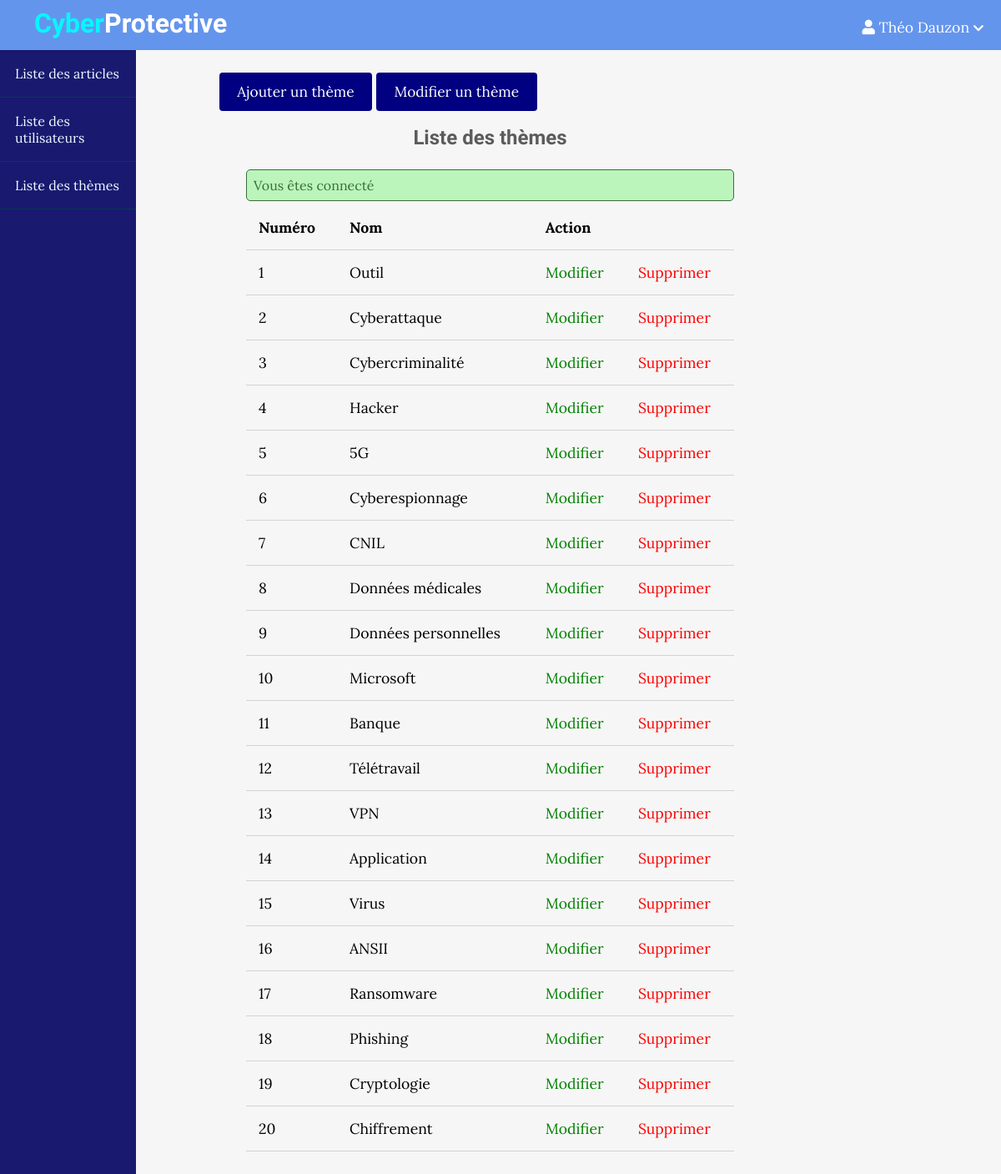
The app's page /admin/topics/index.php (signed in) with its own data.
### tables this page shows
CREATE TABLE IF NOT EXISTS `topics` (
  `id` int(11) NOT NULL AUTO_INCREMENT,
  `name` varchar(100) NOT NULL,
  `description` text NOT NULL,
  PRIMARY KEY (`id`),
  UNIQUE KEY `name` (`name`)
);

### app/controllers/topics.php (called while the page is built, shortened)
<?php
include(ROOT_PATH . "/app/database/db.php");
$table = 'topics';
$topics = selectAll($table);

### app/database/db.php (called while the page is built, shortened)
<?php
require('connect.php');
function selectAll($table, $conditions = [])
{
    global $conn;
    $sql = "SELECT * FROM $table";
    if (empty($conditions)) {
        $stmt = $conn->prepare($sql);
        $stmt->execute();
        $records = $stmt->get_result()->fetch_all(MYSQLI_ASSOC);
        return $records;
    }
}

### admin/topics/index.php (the view, shortened to what this page needs)
<?php include(ROOT_PATH . "/app/controllers/topics.php");
?>
<!DOCTYPE html>
<html lang="fr">
    <head>
        <link rel="stylesheet"
            href="https://use.fontawesome.com/releases/v5.7.2/css/all.css"
>
        <link rel="stylesheet" href="../../assets/css/style.css">
        <link rel="stylesheet" href="../../assets/css/admin.css">
    </head>
    <body>
    <?php include(ROOT_PATH . "/app/includes/adminHeader.php"); ?>
        <div class="admin-wrapper">
        <?php include(ROOT_PATH . "/app/includes/adminSidebar.php"); ?>
            <div class="admin-content">
                <div class="button-group">
                    <a href="create.php" class="btn btn-big">Ajouter un thème</a>
                    <a href="index.php" class="btn btn-big">Modifier un thème</a>
                </div>
                <div class="content">
                    <h2 class="page-title">Liste des thèmes</h2>
                    <?php include(ROOT_PATH . "/app/includes/messages.php"); ?>
                    <table>
                        <thead>
                            <th>Numéro</th>
                            <th>Nom</th>
                            <th colspan="2">Action</th>
                        </thead>
                        <tbody>
                            <?php foreach ($topics as $key => $topic): ?>
                               <tr>
                                    <td><?php echo $key + 1; ?></td>
                                    <td><?php echo $topic['name']; ?></td>
                                    <td><a href="edit.php?id=<?php echo $topic['id']; ?>" class="edit">Modifier</a></td>
                                    <td><a href="index.php?del_id=<?php echo $topic['id']; ?>" class="delete">Supprimer</a></td>
                                </tr>
                            <?php endforeach; ?>
                        </tbody>
                    </table>
                </div>
            </div>
        </div>
    </body>
</html>

### app/includes/adminHeader.php (shortened to what this page needs)
<header>
    <a class="logo" href="<?php echo BASE_URL . '/index.php'; ?>">
        <h1 class="logo-text"><span>Cyber</span>Protective</h1>
    </a>
    <ul class="nav">
        <?php if (isset($_SESSION['username'])): ?>
            <li>
                <a href="#">
                    <i class="fa fa-user"></i>
                    <?php echo $_SESSION['prenom']; ?>
					<?php echo $_SESSION['username']; ?>
                    <i class="fa fa-chevron-down" style="font-size: .8em;"></i>
                </a>
            </li>
        <?php endif; ?>
    </ul><br><br><br>
</header>

### app/includes/adminSidebar.php
<div class="left-sidebar" style="background-color:#191970">
    <ul>
        <li><a href="<?php echo BASE_URL . '/admin/posts/index.php'; ?>">Liste des articles</a></li>
        <li><a href="<?php echo BASE_URL . '/admin/users/index.php'; ?>">Liste des utilisateurs</a></li>
        <li><a href="<?php echo BASE_URL . '/admin/topics/index.php'; ?>">Liste des thèmes</a></li>
    </ul>
</div>

### app/includes/messages.php (shortened to what this page needs)
<?php if(isset($_SESSION['message'])): ?>
  <div class="msg <?php echo $_SESSION['type']; ?>">
    <li><?php echo $_SESSION['message']; ?></li>
  </div>
<?php endif; ?>

### assets/css/style.css (style rules this page uses)
* { box-sizing: border-box; }
html, body { height: 100%; padding: 0px; margin: 0px; background: #f6f6f6; font-family: "Lora", serif; }
h1, h2, h3, h4, h5, h6 { font-family: "Candal", serif; color: #5c5b5b; margin: 5px; }
a { text-decoration: none; color: inherit; }
.btn { padding: 0.5rem 1rem; background: #000080; color: white; border: 1px solid transparent; border-radius: 0.25rem; font-size: 1.08em; font-family: "Lora", serif; }
.btn-big { padding: 0.7rem 1.3rem; line-height: 1.3rem; }
.msg { width: 100%; margin: 5px auto; padding: 8px; border-radius: 5px; list-style: none; }
.success { color: #3a6e3a; border: 1px solid #3a6e3a; background: #bcf5bc; }
header * { color: white; }
header .logo { float: left; height: inherit; margin-left: 2em; }
header .logo-text { margin: 9px; font-family: "Candal", serif; }
header .logo-text span { color: #05f7ff; }
header ul { float: right; margin: 0px; padding: 0px; list-style: none; }
header ul li { float: left; position: relative; }
header ul li a { display: block; padding: 21px; font-size: 1.1em; text-decoration: none; }
.content { width: 90%; margin: 30px auto 30px; }

### assets/css/admin.css (style rules this page uses)
header { background: #01474a; }
.admin-wrapper { display: flex; height: calc(100% - 66px); }
.admin-wrapper .left-sidebar { flex: 2; height: 100%; background: #234a57; }
.admin-wrapper .left-sidebar ul { list-style: none; margin: 0px; padding: 0px; color: aliceblue; }
.admin-wrapper .left-sidebar ul li a { padding: 18px; display: block; border-bottom: 1px solid #004044; }
.admin-wrapper .admin-content { flex: 8; height: 100%; padding: 40px 100px 100px; overflow-y: scroll; }
.admin-content .page-title { text-align: center; margin-bottom: 1.5rem; }
table { width: 100%; border-collapse: collapse; font-size: 1.1rem; }
th, td { padding: 15px; text-align: left; border-bottom: 1px solid #d3d3d3; }
.edit { color: green; }
.delete { color: red; }

### app/includes/adminHeader.php (style rules this page uses)
header { background-color: #6495ED; }

### records on screen
topics: name "Outil"
topics: name "Cyberattaque"
topics: name "Cybercriminalité"
topics: name "Hacker"
topics: name "5G"
topics: name "Cyberespionnage"
topics: name "CNIL"
topics: name "Données médicales"
topics: name "Données personnelles"
topics: name "Microsoft"
topics: name "Banque"
topics: name "Télétravail"
topics: name "VPN"
topics: name "Application"
topics: name "Virus"
topics: name "ANSII"
topics: name "Ransomware"
topics: name "Phishing"
topics: name "Cryptologie"
topics: name "Chiffrement"

### other values on screen
$_SESSION['prenom'] "Théo"
$_SESSION['username'] "Dauzon"
$_SESSION['message'] "Vous êtes connecté"
